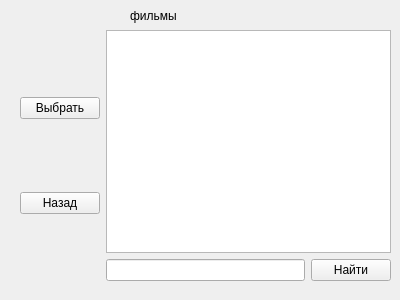
<?xml version="1.0" encoding="UTF-8"?>
<ui version="4.0">
 <class>Form</class>
 <widget class="QWidget" name="Form">
  <property name="geometry">
   <rect>
    <x>0</x>
    <y>0</y>
    <width>400</width>
    <height>300</height>
   </rect>
  </property>
  <property name="windowTitle">
   <string>Form</string>
  </property>
  <widget class="QLabel" name="label">
   <property name="geometry">
    <rect>
     <x>130</x>
     <y>0</y>
     <width>141</width>
     <height>31</height>
    </rect>
   </property>
   <property name="text">
    <string>фильмы</string>
   </property>
  </widget>
  <widget class="QWidget" name="horizontalLayoutWidget">
   <property name="geometry">
    <rect>
     <x>20</x>
     <y>30</y>
     <width>371</width>
     <height>251</height>
    </rect>
   </property>
   <layout class="QHBoxLayout" name="horizontalLayout">
    <item>
     <layout class="QVBoxLayout" name="verticalLayout">
      <item>
       <widget class="QPushButton" name="pushButton_3">
        <property name="text">
         <string>Выбрать</string>
        </property>
       </widget>
      </item>
      <item>
       <widget class="QPushButton" name="pushButton_4">
        <property name="text">
         <string>Назад</string>
        </property>
       </widget>
      </item>
     </layout>
    </item>
    <item>
     <layout class="QVBoxLayout" name="verticalLayout_2">
      <item>
       <widget class="QTableWidget" name="tableWidget"/>
      </item>
      <item>
       <layout class="QHBoxLayout" name="horizontalLayout_2">
        <item>
         <widget class="QLineEdit" name="lineEdit"/>
        </item>
        <item>
         <widget class="QPushButton" name="pushButton_5">
          <property name="text">
           <string>Найти</string>
          </property>
         </widget>
        </item>
       </layout>
      </item>
     </layout>
    </item>
   </layout>
  </widget>
 </widget>
 <resources/>
 <connections/>
</ui>
